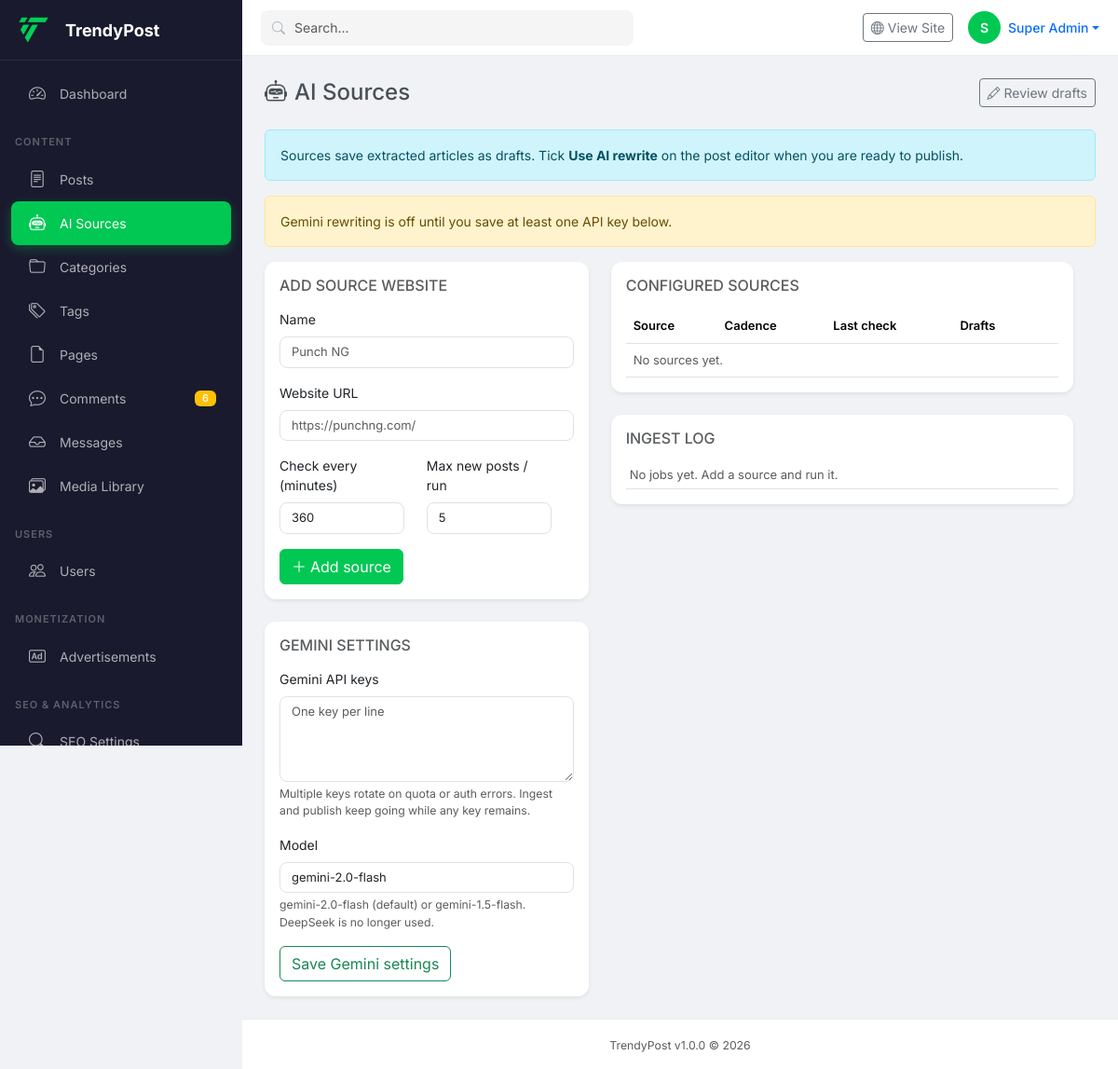
/admin/admin/?route=ai-sources (signed in), run on an earlier commit of the app's database.
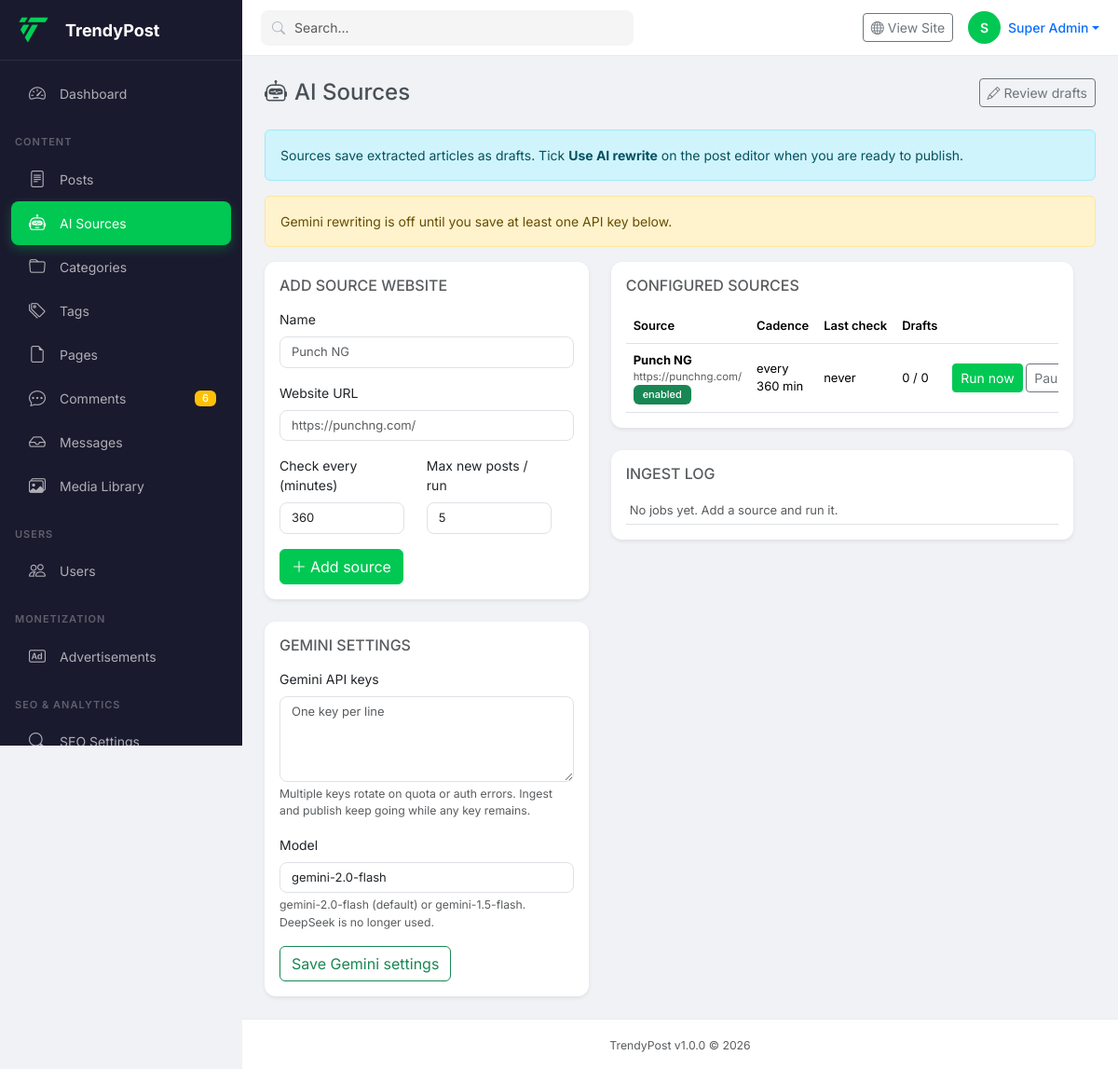
And on a later commit of the database.
### tables this page shows
CREATE TABLE settings (
    id INT UNSIGNED AUTO_INCREMENT PRIMARY KEY,
    setting_key VARCHAR(100) NOT NULL UNIQUE,
    setting_value LONGTEXT,
    setting_group VARCHAR(50) DEFAULT 'general',
    is_public TINYINT(1) DEFAULT 0,
    is_json TINYINT(1) DEFAULT 0,
    created_at TIMESTAMP DEFAULT CURRENT_TIMESTAMP,
    updated_at TIMESTAMP DEFAULT CURRENT_TIMESTAMP ON UPDATE CURRENT_TIMESTAMP,
    INDEX idx_key (setting_key),
    INDEX idx_group (setting_group)
);

CREATE TABLE ai_sources (
    id INT UNSIGNED AUTO_INCREMENT PRIMARY KEY,
    name VARCHAR(150) NOT NULL,
    url VARCHAR(500) NOT NULL,
    frequency_minutes INT UNSIGNED NOT NULL DEFAULT 360,
    max_posts TINYINT UNSIGNED NOT NULL DEFAULT 5,
    enabled TINYINT(1) NOT NULL DEFAULT 1,
    last_checked_at DATETIME DEFAULT NULL,
    last_status VARCHAR(255) DEFAULT NULL,
    created_at TIMESTAMP DEFAULT CURRENT_TIMESTAMP,
    updated_at TIMESTAMP DEFAULT CURRENT_TIMESTAMP ON UPDATE CURRENT_TIMESTAMP,
    INDEX idx_enabled (enabled),
    INDEX idx_last_checked (last_checked_at)
);

### includes/Helpers.php (called while the page is built, shortened)
<?php
function admin_url(string $path = ''): string {
    $path = trim($path, '/');
    $path = preg_replace('#^admin/?|^/admin/?#', '', $path);
    $base = rtrim(ADMIN_URL, '/');
    if (str_contains($path, '&') || str_contains($path, '=')) {
        return $base . '/?route=' . $path;
    }
    return $base . '/?route=' . $path;
}
function decode_entities(string $text): string {
    if ($text === '' || !str_contains($text, '&')) {
        return $text;
    }
    $decoded = $text;
    return $decoded;
}
function esc_attr(string $text): string {
    return htmlspecialchars(decode_entities($text), ENT_QUOTES, 'UTF-8');
}
function esc(string $text): string {
    return htmlspecialchars(decode_entities($text), ENT_QUOTES, 'UTF-8');
}

### includes/Database.php (called while the page is built, shortened)
<?php
class Database {
    private static ?PDO $instance = null;
    public static function getInstance(): PDO {
        if (self::$instance === null) {
            try {
                $dsn = "mysql:host=" . DB_HOST . ";dbname=" . DB_NAME . ";charset=" . DB_CHARSET;
                $options = [
                    PDO::ATTR_ERRMODE => APP_DEBUG ? PDO::ERRMODE_EXCEPTION : PDO::ERRMODE_SILENT,
                    PDO::ATTR_DEFAULT_FETCH_MODE => PDO::FETCH_ASSOC,
                    PDO::ATTR_EMULATE_PREPARES => false,
                    PDO::ATTR_PERSISTENT => true
                ];
                self::$instance = new PDO($dsn, DB_USER, DB_PASS, $options);
            } catch (PDOException $e) {
                error_log("Database connection failed: " . $e->getMessage());
                if (APP_DEBUG) {
                    die("Database connection failed: " . $e->getMessage());
                }
                die("Service temporarily unavailable. Please try again later.");
            }
        }
        return self::$instance;
    }
    private static function setConnectionDefaults(): void {
        try {
            self::$instance->exec("SET NAMES " . DB_CHARSET . " COLLATE " . DB_COLLATE);
            $phpTimezone = date_default_timezone_get();
            $timezoneOffset = self::getTimezoneOffset($phpTimezone);
            try {
                self::$instance->exec("SET time_zone = '" . $timezoneOffset . "'");
            } catch (PDOException $e) {
                try {
                    $offsetMinutes = self::getTimezoneOffsetMinutes($phpTimezone);
                    self::$instance->exec("SET time_zone = '" . $offsetMinutes . "'");
                    self::$timezone = $offsetMinutes;
                } catch (PDOException $e2) {
                    error_log("Could not set MySQL timezone: " . $e2->getMessage());
                    self::$timezone = '+00:00';
                }
            }
            self::$instance->exec("SET sql_mode = 'NO_ENGINE_SUBSTITUTION'");
        } catch (PDOException $e) {
            error_log("Failed to set connection defaults: " . $e->getMessage());
        }
    }
    private static function getTimezoneOffset(string $timezone): string {
        try {
            $dt = new DateTime('now', new DateTimeZone($timezone));
            $offset = $dt->getOffset();
            $hours = floor($offset / 3600);
            $minutes = abs(($offset % 3600) / 60);
            return sprintf('%+03d:%02d', $hours, $minutes);
        } catch (Exception $e) {
            error_log("Timezone offset calculation failed: " . $e->getMessage());
            return '+00:00';
        }
    }
    public static function query(string $sql, array $params = []): PDOStatement {
        $stmt = self::getInstance()->prepare($sql);
        $stmt->execute($params);
        return $stmt;
    }
    public static function fetchOne(string $sql, array $params = []): ?array {
        $stmt = self::query($sql, $params);
        $result = $stmt->fetch();
        return $result ?: null;
    }
    public static function fetchAll(string $sql, array $params = []): array {
        $stmt = self::query($sql, $params);
        return $stmt->fetchAll();
    }
}

### includes/Models.php (called while the page is built, shortened)
<?php
class Setting {
    private static array $cache = [];
    public static function get(string $key, $default = null) {
        if (isset(self::$cache[$key])) return self::$cache[$key];
        $row = Database::fetchOne("SELECT setting_value, is_json FROM settings WHERE setting_key = ? LIMIT 1", [$key]);
        if (!$row) return $default;
        $value = $row['is_json'] ? json_decode($row['setting_value'], true) : $row['setting_value'];
        self::$cache[$key] = $value;
        return $value ?? $default;
    }
}

### includes/GeminiClient.php (called while the page is built, shortened)
<?php
class GeminiClient {
    public static function isConfigured(): bool {
        return self::getKeys() !== [];
    }
    public static function getModel(): string {
        $model = trim((string) Setting::get('gemini_model', ''));
        if ($model === '' || stripos($model, 'deepseek') !== false) {
            return self::DEFAULT_MODEL;
        }
        return $model;
    }
    public static function getKeys(): array {
        $raw = (string) Setting::get('gemini_api_keys', getenv('USER_GEMINI_API_KEY') ?: '');
        $keys = [];
        foreach (preg_split('/[\r\n,]+/', $raw) ?: [] as $key) {
            $key = trim($key);
            if ($key === '' || $key === 'your-api-key-here') {
                continue;
            }
            $keys[] = $key;
        }
        return array_values(array_unique($keys));
    }
}

### includes/AiIngest.php (called while the page is built, shortened)
<?php
class AiIngest {
    public static function getSources(): array {
        return Database::fetchAll(
            "SELECT s.*,
                    (SELECT COUNT(*) FROM posts WHERE source_id = s.id) AS post_count,
                    (SELECT COUNT(*) FROM posts WHERE source_id = s.id AND status = 'draft') AS draft_count
             FROM ai_sources s
             ORDER BY s.created_at DESC"
        );
    }
}

### admin/ai-sources/index.php (the view, shortened to what the changed rows need)
<?php
$sources = AiIngest::getSources();
$viewId = intval($_GET['view'] ?? 0);
$logs = $viewId ? AiIngest::getLogs($viewId) : Database::fetchAll(
    "SELECT l.*, s.name as source_name FROM ai_source_logs l LEFT JOIN ai_sources s ON s.id = l.source_id ORDER BY l.id DESC LIMIT 20"
);
$geminiKeys = (string) Setting::get('gemini_api_keys', '');
$geminiModel = GeminiClient::getModel();
$llmConfigured = GeminiClient::isConfigured();
include ADMIN_PATH . 'layout/header.php';
?>
<div class="d-flex justify-content-between align-items-center mb-4 flex-wrap gap-2">
    <h4 class="mb-0"><i class="bi bi-robot me-2"></i>AI Sources</h4>
    <a href="<?php echo admin_url('posts&status=draft'); ?>" class="btn btn-outline-secondary btn-sm">
        <i class="bi bi-pencil me-1"></i>Review drafts
    </a>
</div>
<div class="alert alert-info">
    Sources save extracted articles as drafts. Tick <strong>Use AI rewrite</strong> on the post editor when you are ready to publish.
</div>
<?php if (!$llmConfigured): ?>
<div class="alert alert-warning">
    Gemini rewriting is off until you save at least one API key below.
</div>
<?php endif; ?>
<div class="row g-4">
    <div class="col-lg-5">
        <div class="card border-0 shadow-sm mb-4">
            <div class="card-body">
                <h6 class="text-muted text-uppercase mb-3">Add source website</h6>
                <form method="POST">
                    <div class="mb-3">
                        <label class="form-label">Name</label>
                        <input type="text" name="name" class="form-control" placeholder="Punch NG" required>
                    </div>
                    <div class="mb-3">
                        <label class="form-label">Website URL</label>
                        <input type="url" name="url" class="form-control" placeholder="https://punchng.com/" required>
                    </div>
                    <div class="row">
                        <div class="col-6 mb-3">
                            <label class="form-label">Check every (minutes)</label>
                            <input type="number" min="15" name="frequency_minutes" class="form-control" value="360">
                        </div>
                        <div class="col-6 mb-3">
                            <label class="form-label">Max new posts / run</label>
                            <input type="number" min="1" max="15" name="max_posts" class="form-control" value="5">
                        </div>
                    </div>
                    <button class="btn btn-success" type="submit"><i class="bi bi-plus-lg me-1"></i>Add source</button>
                </form>
            </div>
        </div>
        <div class="card border-0 shadow-sm">
            <div class="card-body">
                <h6 class="text-muted text-uppercase mb-3">Gemini settings</h6>
                <form method="POST">
                    <div class="mb-3">
                        <label class="form-label">Gemini API keys</label>
                        <textarea name="gemini_api_keys" class="form-control" rows="4" placeholder="One key per line" autocomplete="off"><?php echo esc($geminiKeys); ?></textarea>
                        <div class="form-text">Multiple keys rotate on quota or auth errors. Ingest and publish keep going while any key remains.</div>
                    </div>
                    <div class="mb-3">
                        <label class="form-label">Model</label>
                        <input type="text" name="gemini_model" class="form-control" value="<?php echo esc_attr($geminiModel); ?>" placeholder="gemini-2.0-flash">
                        <div class="form-text">gemini-2.0-flash (default) or gemini-1.5-flash. DeepSeek is no longer used.</div>
                    </div>
                    <button class="btn btn-outline-success" type="submit">Save Gemini settings</button>
                </form>
            </div>
        </div>
    </div>
    <div class="col-lg-7">
        <div class="card border-0 shadow-sm mb-4">
            <div class="card-body">
                <h6 class="text-muted text-uppercase mb-3">Configured sources</h6>
                <div class="table-responsive">
                    <table class="table align-middle">
                        <thead>
                            <tr>
                                <th>Source</th>
                                <th>Cadence</th>
                                <th>Last check</th>
                                <th>Drafts</th>
                                <th></th>
                            </tr>
                        </thead>
                        <tbody>
                        <?php if (!$sources): ?>
                            <tr><td colspan="5" class="text-muted">No sources yet.</td></tr>
                        <?php endif; ?>
                        <?php foreach ($sources as $s): ?>
                            <tr>
                                <td>
                                    <strong><?php echo esc($s['name']); ?></strong>
                                    <div class="small text-muted"><?php echo esc($s['url']); ?></div>
                                    <span class="badge <?php echo $s['enabled'] ? 'bg-success' : 'bg-secondary'; ?>">
                                        <?php echo $s['enabled'] ? 'enabled' : 'paused'; ?>
                                    </span>
                                </td>
                                <td>every <?php echo (int) $s['frequency_minutes']; ?> min</td>
                                <td>
                                    <div><?php echo $s['last_checked_at'] ?: 'never'; ?></div>
                                </td>
                                <td><?php echo (int) $s['draft_count']; ?> / <?php echo (int) $s['post_count']; ?></td>
                                <td class="text-nowrap">
                                    <form method="POST" class="d-inline">
                                        <button class="btn btn-sm btn-success">Run now</button>
                                    </form>
                                    <form method="POST" class="d-inline">
                                        <button class="btn btn-sm btn-outline-secondary"><?php echo $s['enabled'] ? 'Pause' : 'Enable'; ?></button>
                                    </form>
                                </td>
                            </tr>
                        <?php endforeach; ?>
                        </tbody>
                    </table>
                </div>
            </div>
        </div>
        <div class="card border-0 shadow-sm">
            <div class="card-body">
                <h6 class="text-muted text-uppercase mb-3">Ingest log</h6>
                <div class="table-responsive">
                    <table class="table table-sm">
                        <tbody>
                        <?php if (!$logs): ?>
                            <tr><td class="text-muted">No jobs yet. Add a source and run it.</td></tr>
                        <?php endif; ?>
                        </tbody>
                    </table>
                </div>
            </div>
        </div>
    </div>
</div>
<?php include ADMIN_PATH . 'layout/footer.php'; ?>

What changed in the data, as far as the page shows it:
added settings: gemini_model "gemini-2.0-flash"
added ai_sources: name "Punch NG", url "https://punchng.com/", enabled "enabled", frequency_minutes "360", last_checked_at "never", draft_count "0", post_count "0"
Also different on the page:
form field gemini_model: "gemini-2.0-flash" → (not shown)
text no longer shown: "No sources yet."
